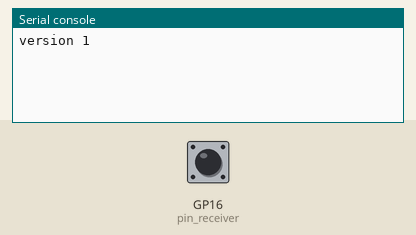
Recording of a program running on a simulated Raspberry Pi Pico running MicroPython. Shown: the last lines printed to the serial console. The inputs (shaded band) are chosen by the test bench; at power-on: GP16 (pin_receiver) HIGH.

Above: at 1.2 s.
1.3 s: GP16 (pin_receiver) pulled LOW for 0.15 s
At 2.4 s:
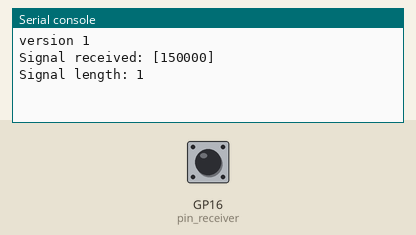
3.5 s: GP16 (pin_receiver) pulled LOW for 0.15 s
At 4.8 s:
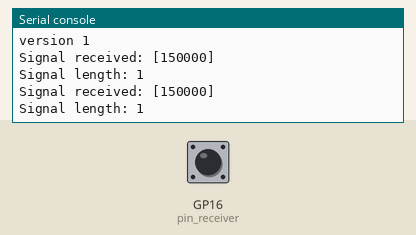
5.1 s: GP16 (pin_receiver) pulsed LOW 2 times (0.12 s each, 0.3 s apart)
At 7.0 s:
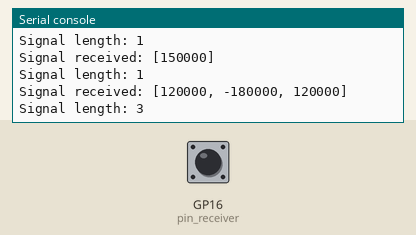
7.5 s: GP16 (pin_receiver) pulsed LOW 5 times (0.12 s each, 0.3 s apart)
At 9.5 s:
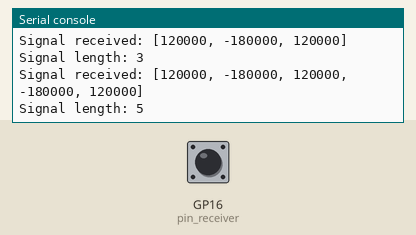
Timing chart, 0 to 11.0 s (numbered marks = the images above; inputs shaded):
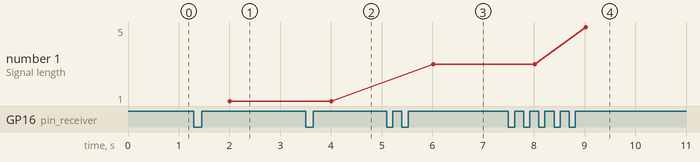

The program:

read.py
```python
from machine import Pin
import time

# 赤外線受信機のピンを指定
pin_receiver = Pin(16, Pin.IN, Pin.PULL_UP)

# 信号データを保持する変数
signal_data = []
start_time = 0
recording = False


# ピンの状態変化を記録するハンドラ
def record_pulses(pin):
    global signal_data, start_time, recording
    current_time = time.ticks_us()
    if not recording:
        if pin.value() == 0:
            recording = True
            start_time = current_time
    else:
        duration = time.ticks_diff(current_time, start_time)
        if len(signal_data) % 2 == 1:
            signal_data.append(-duration)  # HIGH持続時間を負の値として記録
        else:
            signal_data.append(duration)  # LOW持続時間を正の値として記録
        start_time = current_time


# 割り込みを設定
pin_receiver.irq(trigger=Pin.IRQ_FALLING | Pin.IRQ_RISING, handler=record_pulses)


# 信号を受信する関数
def receive_signal(timeout=1000):
    global signal_data, recording
    signal_data = []
    recording = False
    start_time = time.ticks_ms()
    while time.ticks_diff(time.ticks_ms(), start_time) < timeout:
        pass  # 指定した時間待つ
    return signal_data


# メインプログラム
print("version 1")
while True:
    # print("Waiting for IR signal...")
    signal = receive_signal()
    if signal:
        print("Signal received:", signal)
        print("Signal length:", len(signal))
```

Measured:
- after the input at 1.3 s, the serial console: prints a new line after 0.70 s (image 1)
- after the input at 5.1 s, the serial console: prints a new line after 0.91 s (image 3)
- after the input at 7.5 s, the serial console: prints a new line after 1.5 s (image 4)
- plotted number 1: 1 → 3 after the input at 5.1 s, 3 → 5 after the input at 7.5 s
